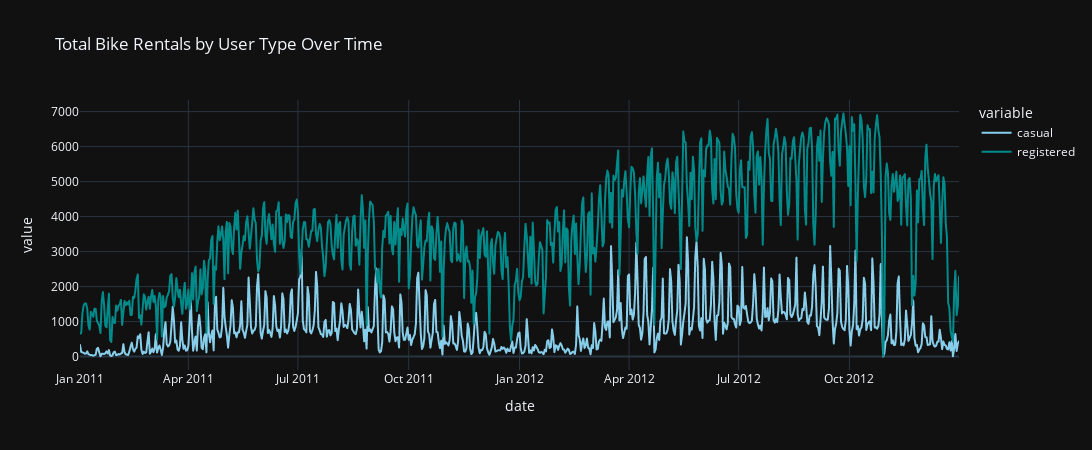

Write notebook code for a chart like this one.
### Code cell
color_map = {
    casual: 'skyblue',
    registered: 'darkcyan'
}

fig = px.line(
    data,
    x=date,
    y=[casual, registered],
    title="Total Bike Rentals by User Type Over Time",
    height=450,
    width=2400,
    color_discrete_map=color_map
)

print("This shows that most rentals are from registered users.")
fig.show()

### Figure 1 — Plotly figure (JSON) as saved in the notebook; plotly's stock layout.template omitted (floating-point values rounded to 4 significant figures; data arrays with more than 128 entries replaced by an {"elided": "..."} marker saying what was removed)
{"data": [{"hovertemplate": "variable=casual<br>date=%{x}<br>value=%{y}<extra></extra>", "legendgroup": "casual", "line": {"color": "skyblue", "dash": "solid"}, "marker": {"symbol": "circle"}, "mode": "lines", "name": "casual", "showlegend": true, "type": "scattergl", "x": {"elided": "731 str values"}, "xaxis": "x", "y": {"elided": "731 int values"}, "yaxis": "y"}, {"hovertemplate": "variable=registered<br>date=%{x}<br>value=%{y}<extra></extra>", "legendgroup": "registered", "line": {"color": "darkcyan", "dash": "solid"}, "marker": {"symbol": "circle"}, "mode": "lines", "name": "registered", "showlegend": true, "type": "scattergl", "x": {"elided": "731 str values"}, "xaxis": "x", "y": {"elided": "731 int values"}, "yaxis": "y"}], "layout": {"height": 450, "legend": {"title": {"text": "variable"}, "tracegroupgap": 0}, "title": {"text": "Total Bike Rentals by User Type Over Time"}, "width": 2400, "xaxis": {"anchor": "y", "domain": [0, 1], "title": {"text": "date"}}, "yaxis": {"anchor": "x", "domain": [0, 1], "title": {"text": "value"}}}}
